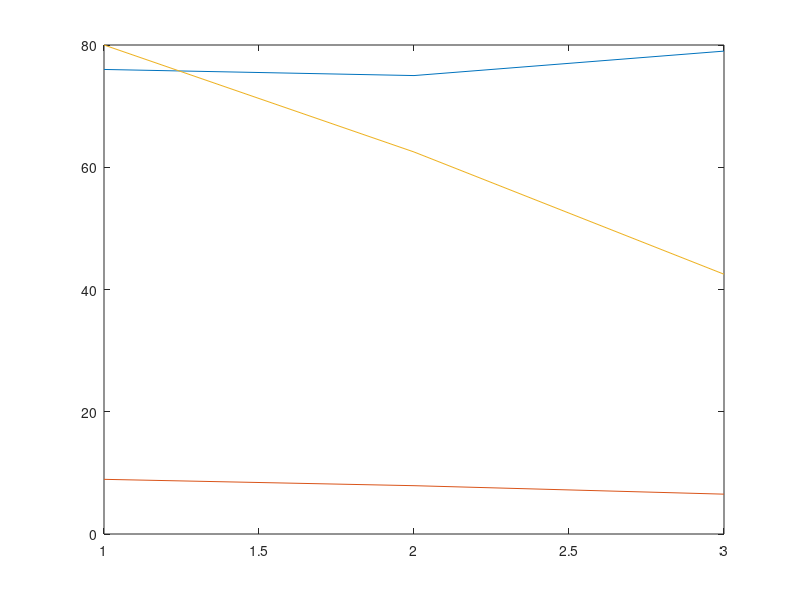

Here is the MATLAB script that generated this plot: (Note: this script raises an error after producing the figure.)
%%%%%%%%%%%%%%%%%%%%%%%%%%%%%%%%%%%%%%%%%%%%%%%%%%%%%%%%%%%%%%%%%%%%%%%%%%% 
% ESYS 300 - Investigating the Earth System
% Laboratory #1
%
% ********  READ CAREFULLY **************
%
% FOLLOW INSTRUCTION IN [] and READ ALL COMMENTS
%
% Upload your Laboratory on Dropbox by 12:00PM the day before next class.
%
% Only hand-in this m-file with your answers inserted in the program below.
% 
% NOTE:
%   ** I must be able to run your m.file without error messages
%   ** Only answers that are requested should be printed (use ; for
%      other intermediate steps).
%   ** If an error occurs in the code, I will stop correcting
%   ** If you cannot solve a question, write nothin so that the code
%      keep running.
%   
% Skill Tested:
% 1- Basic operations (find replace, subsampling, reshape, etc.); 
% 2- For loop
% 3- Basic statistics: mean, variance, standard deviation
% 4- Plotting data
%


% Always start your code by deleting all variables in the the workspace 
% and closing all figures 

clear all, close all


% Laboratory #1: START HERE
% -------------------------
% 
% NAME:      

GivenName   = 'Griffin' ;                        % [ENTER given name]
FamilyName  = 'Alcorn' ;                         % [ENTER family name]

disp('')
disp(['Name: ', GivenName, ' ', FamilyName])    % Print Full Name
disp('')


%
% PART A: Basic Matlab Commands - Matrices
%
%
% Your marks at the end of your three year Bachelors degree are:
% Year 1   Year 2    Year 3
%  A         A        C
%  B+        A-       B+
%  C         B+       B
%  B-        B        A-
%  B         B-       A
%

% a) Create and print on screen a matrix called "Grade" with the  
% numbers corresponding to the letter grade in the matrix above. 
% Use McGill conversion Table available online. 

%%
disp('QUESTION A1: Create and print your grade matrix on the screen')

% Define 5x3 matrix with values
Grade = [85, 85, 55 ; 75, 80, 75 ; 55, 75, 70 ; 65, 70, 80 ; 70, 65, 85];

disp("Year 1 Year 2 Year 3")
disp(Grade)

pause

%%
% b) You are not happy with the C's you have received in your BSc and
% decide to retake both courses. In both cases, your new mark is an A.
%

disp('QUESTION A2: Update and print new matrix of grades')

% Change specific items within Grade
Grade(1, 3) = 85; 
Grade(3, 1) = 85;

disp("Year 1 Year 2 Year 3")
disp(Grade)

pause

%% 

disp('QUESTION A3: Print only the last two years of your new grades') 

disp("Year 2 Year 3")
disp(Grade(:, 2:3))

pause

%%

disp('QUESTION A4: Calculate and print your Grade Point Average (GPA)') 
disp('for each individual year using the new grades')

% Create new array with grade point factors
GradePoints = [4, 4, 4; 3.3, 3.7, 3.3; 4, 3.3, 3; 2.7, 3, 3.7; 3, 2.7, 4];
GPA = [mean(GradePoints(:, 1)), mean(GradePoints(:, 2)), mean(GradePoints(:, 3))];

disp("4.0 GPA scale")
disp("Year 1 Year 2 Year 3")
disp(GPA)

GPA = [mean(Grade(:, 1)), mean(Grade(:, 2)), mean(Grade(:, 3))];

disp("100 GPA scale")
disp("Year 1 Year 2 Year 3")
disp(GPA)

pause

%%

disp('QUESTION A5: Calculate and print the maximum grade for each year')

% max function automatically chooses best per column
disp("Year 1 Year 2 Year 3")
disp(max(Grade))

pause

%%

disp('Question A6: Calculate and print the CGPA (Cumulative GPA) using ')
disp('the new grades')

% Get number of rows and columns; calculate total credits earned
[RowCount, ColCount] = size(GradePoints);
CumulativeCredits = RowCount * ColCount;
CumulativePoints = 0;

% Loop through rows and cols of array; sum all values
for Row = 1:RowCount
    for Col = 1:ColCount
        CumulativePoints = CumulativePoints + GradePoints(Row, Col);
    end
end

% Divide cumulative grade points by number of credits
CGPA = CumulativePoints / CumulativeCredits;
disp("4.0 GPA scale")
disp("CGPA: " + CGPA + newline)

CGPA = sum(sum(Grade)) / CumulativeCredits
disp("100 GPA scale")
disp("CGPA: " + CGPA + newline)

pause

%%

disp('QUESTION A7: Sort the grades for each year in descending order')
disp('and print on screen')

% Built-in sort function
disp("Year 1 Year 2 Year 3")
disp(sort(Grade, "descend"))

pause

%%

disp('QUESTION A8: Calculate and print the sum of all numerical grades')
disp('for each year using a matrix multiplication (as opposed to the ')
disp(' command "sum")')

SimpleSum = sum(sum(Grade));

disp("Sum calculated with sum commands: " + SimpleSum + newline)

pause


%%
% Part B: for loop - Repetitive Tasks
% -----------------------------------

% In the Fibonacci sequence of numbers, each number is the sum of the 
% previous two numbers, starting with 0 and 1. 

%
disp('QUESTION B1: Calculate the Fibonacci time series for the')
disp('first 20 numbers by completing the code below.')
disp('Print the 20th Fibonacci number in the series.')

clear fib count 

% Initialize fib, an array of length 20 which will later contain Fibonacci sequence
% fib initially starts at 0 and increases by steps of 1 
% in order to properly set first two steps of sequence
fib = (0:1:19);

% iterate through fib starting at 3rd element
% set each element to actual value of sequence - the sum of prior 2 elements
for count = 3:20
    fib(count) = fib(count - 1) + fib(count - 2);
end

% Print the 20th Fibonacci number
disp(fib(20))

pause


%%
%  
% Part C - Plotting
% -----------------
% 

%
disp('QUESTION C1: Calculate and print the mean (GPA), standard ')
disp('deviation and variance of the matrix Grade above.')
disp('Store the data in a variable called M')
disp('The data in the matrix M should have the following structure')
disp('(do not include text)')
      
%  
%                 DATA |  Yr1  |  Yr2  |  Yr3  |
%   -------------------------------------------
%   Mean               |       |       |       |
%   -------------------------------------------
%   Standard Deviation |       |       |       |
%   -------------------------------------------
%   Variance           |       |       |       |
%   -------------------------------------------


M = [3, 3];
for i = 1:3
    for j = 1:3
        if i == 1
            M(i ,j) = mean(Grade(:, j));
            
        elseif i == 2
            M(i, j) = std(Grade(:, j));
            
        elseif i == 3
            M(i, j) = var(Grade(:, j));
            
        end
    end
end

disp(M)

pause

%%

disp('QUESTION C2: Plot the mean, standard deviation and variance ')
disp('of the matrix "Grade" (stored in M above) for each Year') 
 
% Use the command line to make the plot with different types of markers for 
% each variables and with a line linking the points. 
% Label the axes, give a title to the graph and include a legend.

M_transposed = transpose(M);

p = plot(M_transposed);
p(1).Marker = "^";
p(1).MarkerFaceColor = "b";
p(2).Marker = "v";
p(2).MarkerFaceColor = "#D95319";
p(3).Marker = "s";
p(3).MarkerFaceColor = "#EDB120";

title("Grades analysis");
xlabel("Year");
xticks([1, 2, 3]);
ylabel("Values");
ylim([0,100]);
yticks([0:10:100]);

legend("Mean", "Standard deviation", "Variance", "Location", "eastoutside")
disp("Plot loaded.")

pause

%%
% PART D: More operations
%

% The Grades above were entered in a vector rather than a matrix.
% 

disp('QUESTION D1: Calculate and print the grade point average for each year')
disp(' from the vector Grade using the command "reshape"') 

% Reshape both Grade and GradePoints
% Converts matrix into vector (single column structure)
CGPA = sum(GradePoints(:))/CumulativeCredits;
disp("4.0 CGPA scale")
disp(CGPA)

CGPA = sum(Grade(:))/CumulativeCredits;
disp("100 CGPA scale")
disp(CGPA)

pause

disp('QUESTION D2: Extract and print the month from the date variable:') 

% Creation of Canada
date = '01/07/1867';

t = datetime(date, "InputFormat", "dd/MM/yyyy");
disp("Month: " + t.Month + newline)

pause

%%  
% Part E - Directory Structure and Navigating Directories
% -------------------------------------------------------
% 

% In this part of the laboratory, you will set up your directory structure
% or tree that will be used in all future laboratories. This will give you 
% practice on how to create and navigate directories.
%
% There will be 6 laboratories (or directories) in the first part of the 
% course called Lab1, Lab2, etc. In each laboratories, you will have three 
% sub-directories where you store your program, data and plots (called 
% "matfiles", "data", "plots", respectively.
%
% Use the commands documented in BasicMatlabCommands.docx

%

disp('QUESTION E1: How many levels does your directory tree should have?') 
disp('Where level 1 is your own directory ([FirstLast]')

e1answer = "Three levels. Level 1 - named directory, Level 2 - LabX directory," + newline + "Level 3 - subdirectories for matfiles, data, and plots" 

pause

%%

% Create the directory structure described above

disp('QUESTION E2: Go to the top directory [YourName] and list all ')
disp('sub-directories in the level below')

command1 = "cd ESYS-300/GriffinAlcorn"
command2 = "ls"

pause

%%
disp('QUESTION E3: Go to the Lab1 sub-directory and list all ')
disp('sub-directories in the level below')

command1 = "cd Lab1"
command2 = "ls"

pause


%%
%  
% Part F - Debugging Code
% ----------------------
% 

% In this part of the laboratory, you will practice debugging codes
%
% Use the document DebuggingCodes.m for help
%
% Correct the bugs in the command lines below. 
% I.e. The code should run to the end once corrected.
%

disp('QUESTION F1:')

% * operation changed to .* to do itemwise multiplication
x = [1 2 3];
y = [1 2 3];
x .* y

pause

disp('QUESTION F2:')

% Indices increased by 1 because index of 0 is illegal
clear x
x(1) = 2 ;
x(2) = 2 ;
sum(x)

pause

disp('QUESTION F3')

% Mean(x) changed to mean(x) - function names are case sensitive 
clear x
x(1) = 2 ;
x(2) = 1 ;
mean(x)

pause